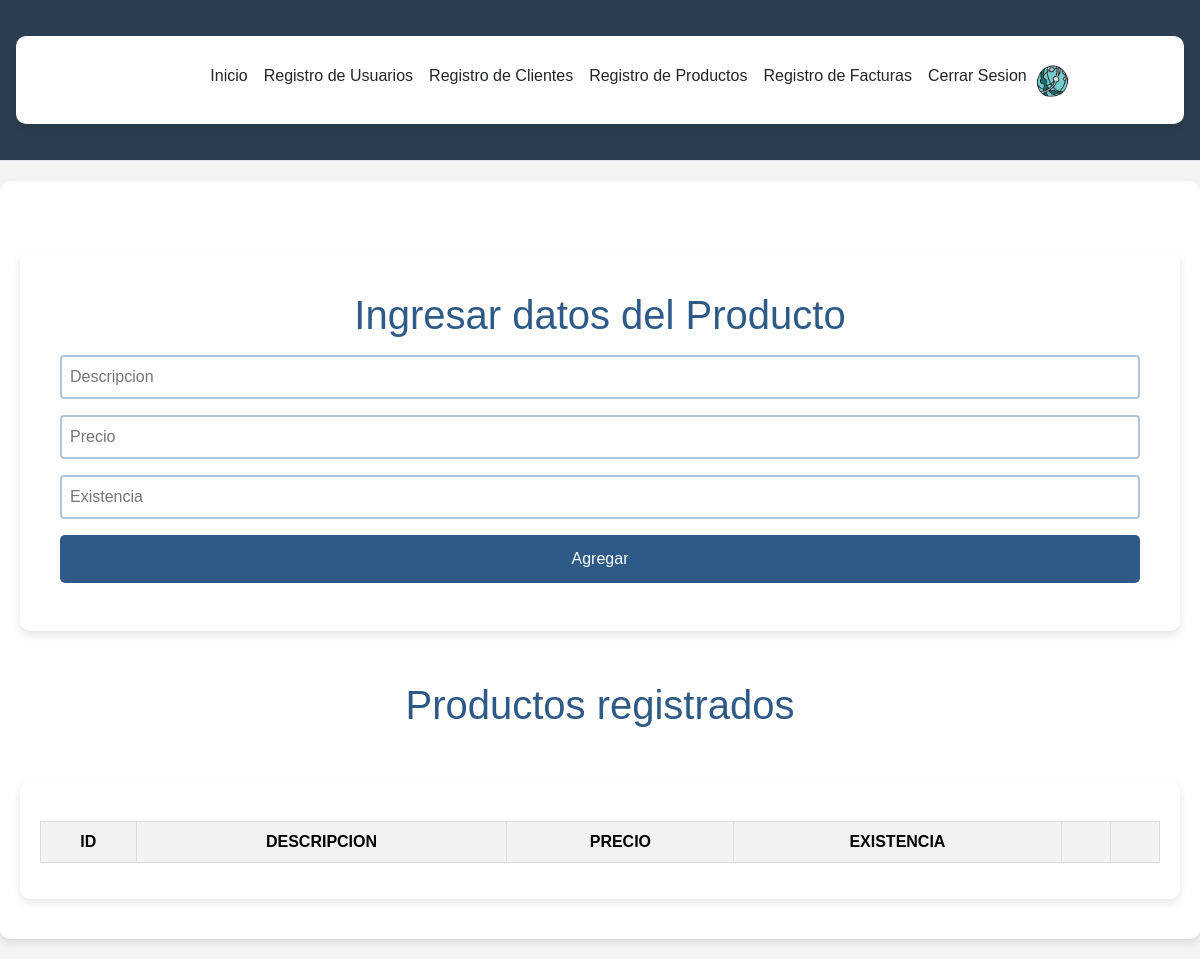
The app's page /Login_v18/registration-producto.php, older data.
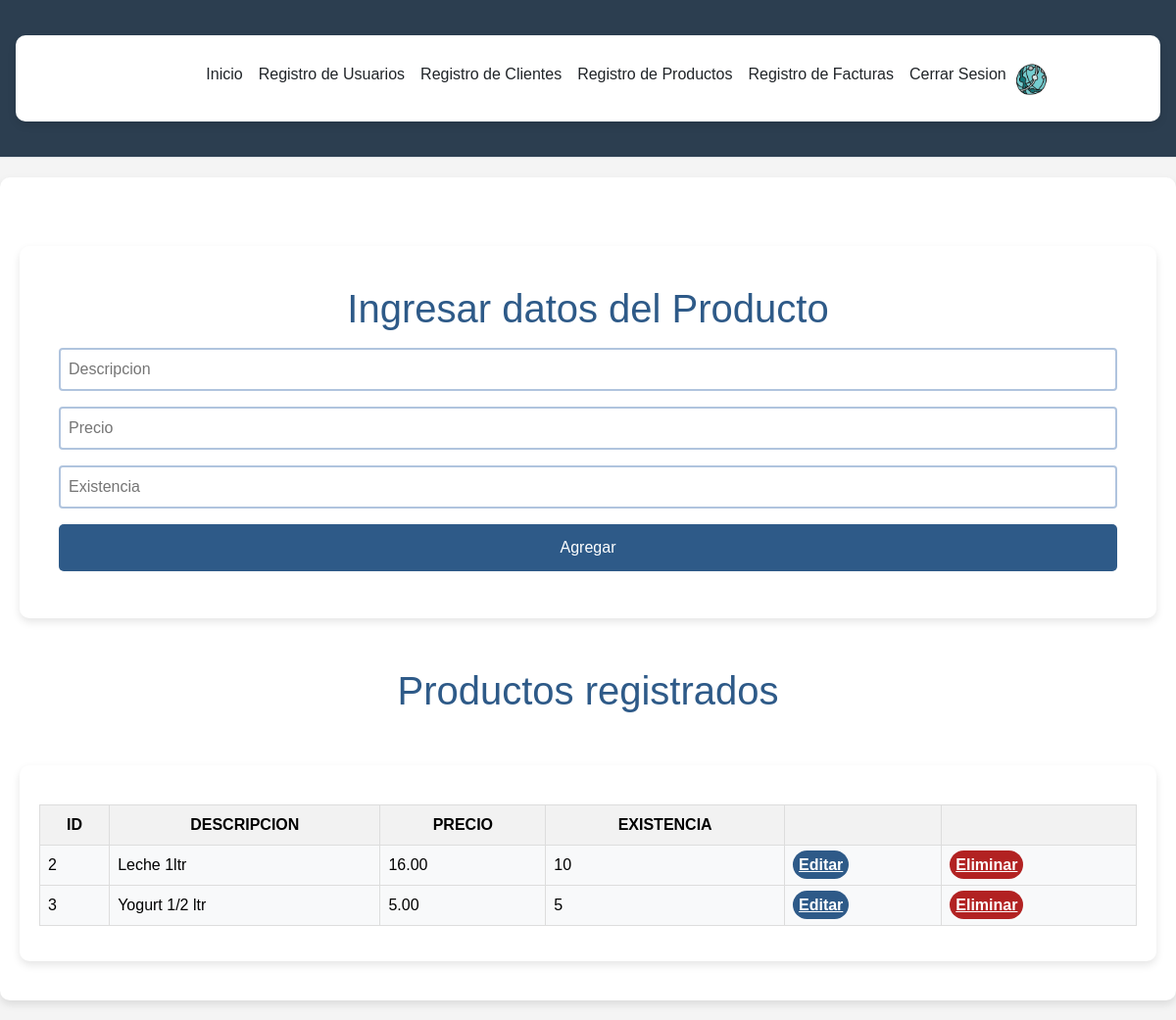
The same page, newer data.
### tables this page shows
CREATE TABLE `producto` (
  `idproducto` int(11) NOT NULL,
  `descripcion` varchar(100) DEFAULT NULL,
  `precio` decimal(10,2) DEFAULT NULL,
  `existencia` int(11) DEFAULT NULL
);

### Login_v18/registration-producto.php (the view, shortened to what this page needs)
<?php
include("conexion.php");
$sql = "SELECT * FROM producto";
$query = mysqli_query($mysqli, $sql);
?>
<!DOCTYPE html>
<html lang="es">
<head>
    <link rel="stylesheet" type="text/css" href="style-home2.css?ts=<?= time() ?>" />
</head>
<body>
    <div>
        <?php
        require_once "header.php";
        ?>
    </div>
    <div class="container">
        <div class="users-form">
            <form action="register-producto.php" method="POST">
                <h1>Ingresar datos del Producto</h1>
                <input type="text" placeholder="Descripcion" name="descripcion" required>
                <input type="text" placeholder="Precio" name="precio" required>
                <input type="text" placeholder="Existencia" name="existencia" required>
                <input type="submit" onclick="add()" value="Agregar">
            </form>
        </div>
        <h1>Productos registrados</h1>
        <br>
        <div class="container">
            <div class="table-responsive">
                <table class="table table-light">
                    <div class="users-table">
                        <thead class="table-dark">
                            <tr>
                                <th>ID</th>
                                <th>DESCRIPCION</th>
                                <th>PRECIO</th>
                                <th>EXISTENCIA</th>
                                <th></th>
                                <th></th>
                            </tr>
                        </thead>
                        <tbody>
                            <?php while ($row = mysqli_fetch_array($query)): ?>
                                <tr>
                                    <td>
                                        <?= $row['idproducto'] ?>
                                    </td>
                                    <td>
                                        <?= $row['descripcion'] ?>
                                    </td>
                                    <td>
                                        <?= $row['precio'] ?>
                                    </td>
                                    <td>
                                        <?= $row['existencia'] ?>
                                    </td>
                                    <td><a href="update-producto.php?id=<?= $row['idproducto'] ?>"
                                            class="users-table--edit">Editar</a></td>
                                    <td><a onclick="del()" href="delete-producto.php?id=<?= $row['idproducto'] ?>"
                                            class="users-table--delete">Eliminar</a></td>
                                </tr>
                            <?php endwhile; ?>
                        </tbody>
                </table>
            </div>
        </div>
</html>

Row changes from the older to the newer data that the page shows:
added producto: idproducto "2", descripcion "Leche 1ltr", precio "16.00", existencia "10"
added producto: idproducto "3", descripcion "Yogurt 1/2 ltr", precio "5.00", existencia "5"
